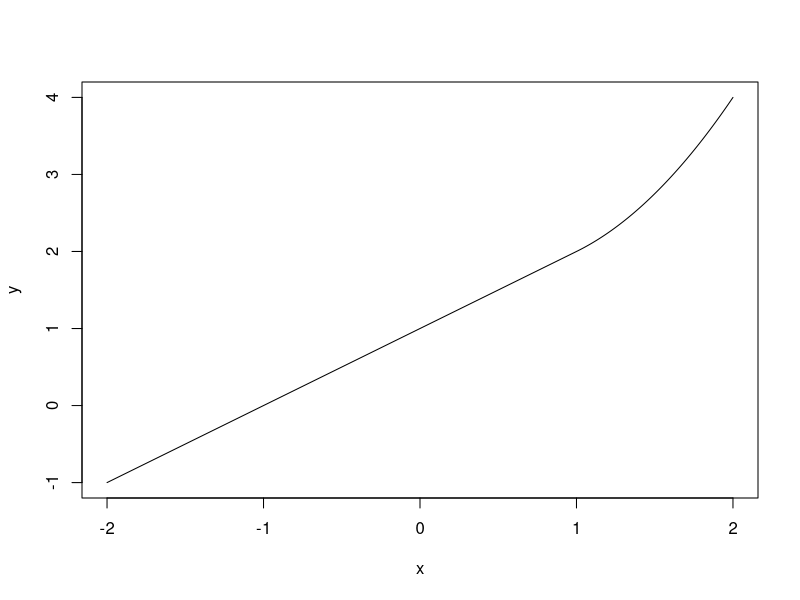
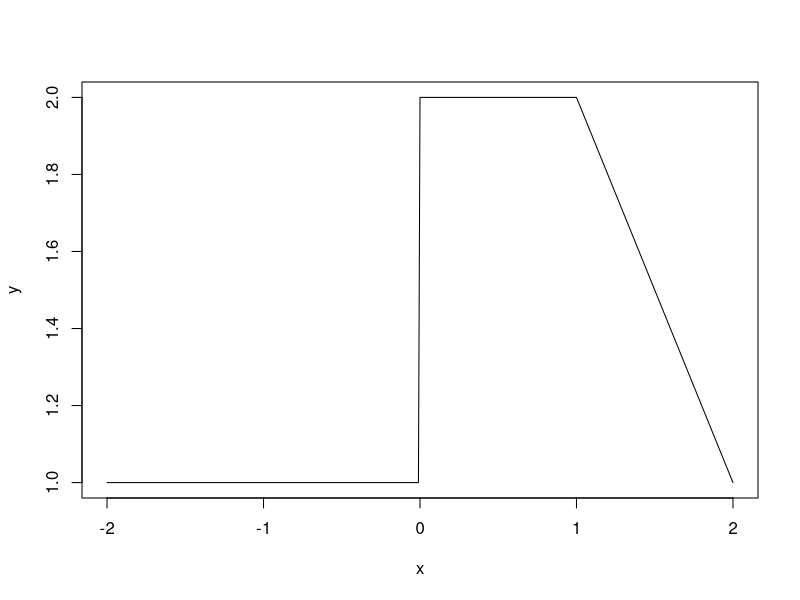

R code for these plots, in order:
## ---- chunk 1
x <- seq(-2,2,.01)
y <- 1 + 1*x + (x-1)^2*(x>=1)
plot(x,y,type="l")
## ---- chunk 2
x <- seq(-2, 2, .01)
b1 <- function(x) (x >= 0 & x<=2)-(x-1)*(x>=1 & x<=2)
b2 <- function(x) (x-3)*(x>=3 & x<=4)+(x>4 & x<=5)
y <- 1 + b1(x) + 3*b2(x)
plot(x,y,type="l")
